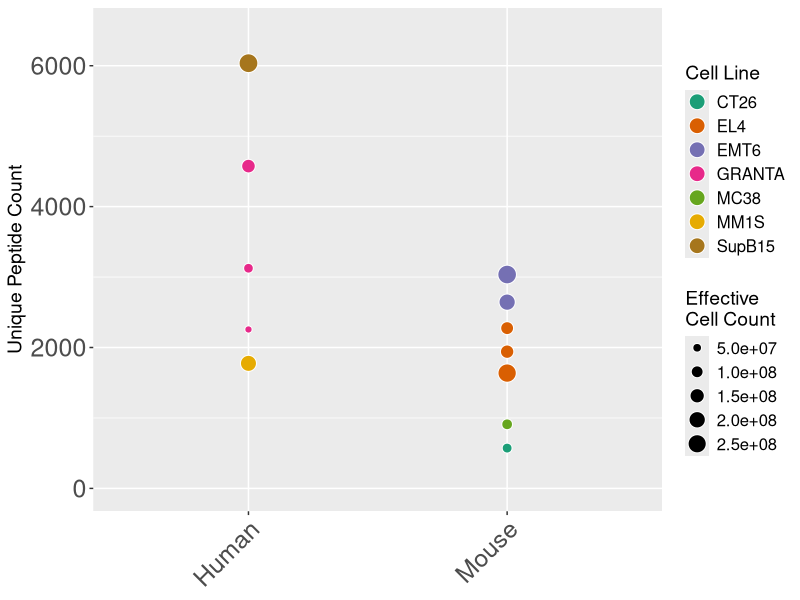

Write the R code that produced this figure.
# Load packages and set working directory
library(tidyverse)

# Import data
sht <- read.csv("./data_peptide_counts.csv")
sht2 <- sht %>% select("Peptide_Count"=MHC_Peptides,Cell_Line,Species,"Cell_Count"=Cell_Equivalents)

sht2$Peptide_Count <- as.numeric(sht2$Peptide_Count)
sht2$Cell_Count <-as.numeric(sht2$Cell_Count)

# Plot
p <- ggplot(sht2,aes(x=Species,y=Peptide_Count,color=Cell_Line)) +
geom_point(aes(size=as.numeric(Cell_Count),fill=Cell_Line),color="white",pch=21) +
scale_y_continuous(limits=c(0,6500))+
scale_size_area()+
scale_fill_brewer(palette="Dark2")+
labs(y = "Unique Peptide Count",
fill = "Cell Line",
size = "Effective \nCell Count")+
theme(
axis.title.x = element_blank(),
axis.text = element_text(size=18),
axis.text.x = element_text(angle=45,hjust=1),
axis.title.y = element_text(size=14),
legend.title = element_text(size=14),
legend.text = element_text(size=12))+
guides(size = guide_legend(override.aes = list(fill="black")))+
guides(fill = guide_legend(override.aes = list(size=5)))

# Save image
ggsave(filename="Fig1C.png",width = 3.5, height = 5)
